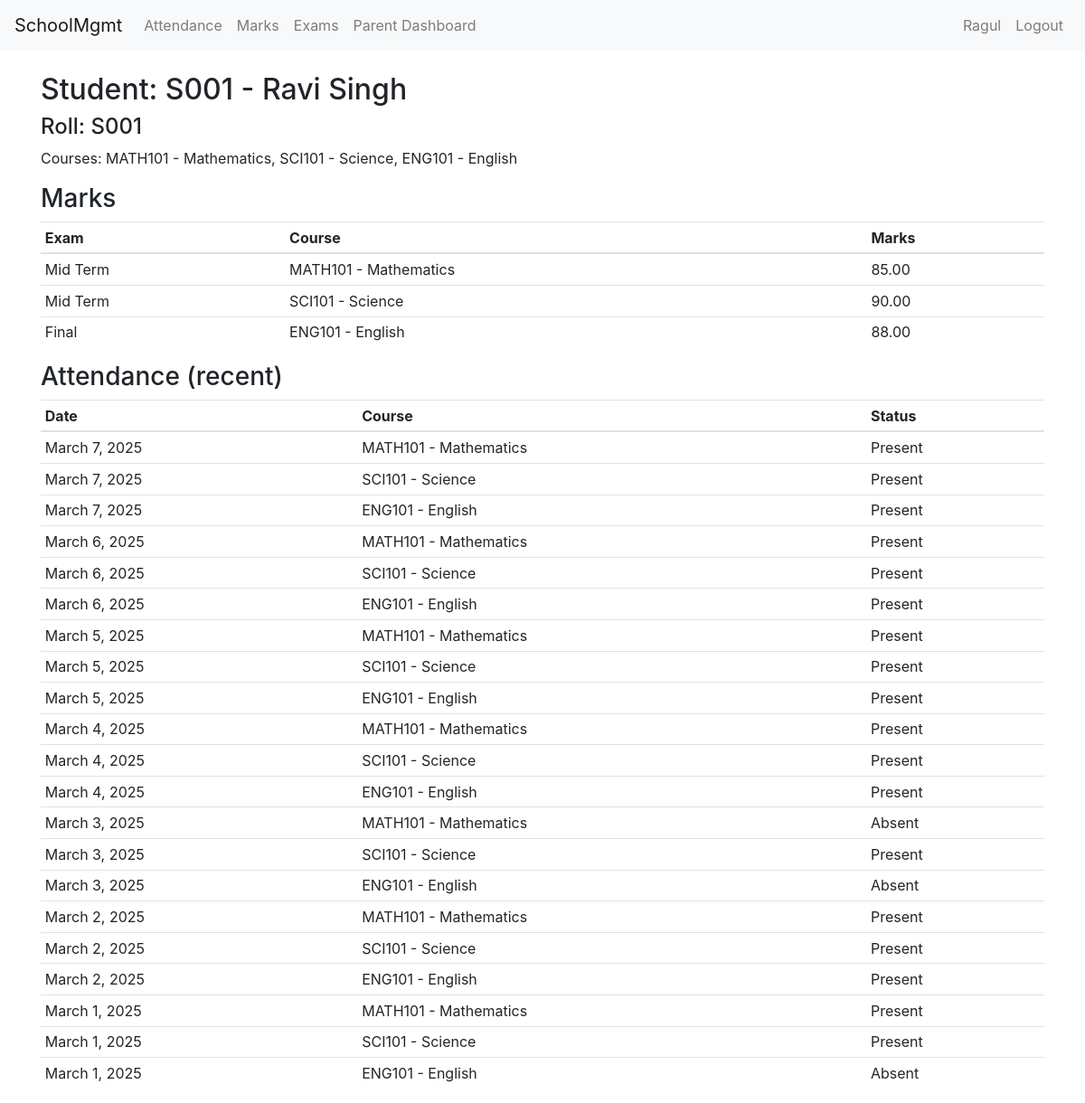
The page /student/1/ (signed in) on the database its author committed.
### core/models.py (models this page shows, shortened)
class Student(models.Model):
    user = models.OneToOneField(User, on_delete=models.CASCADE, related_name="student_profile")
    roll_no = models.CharField(max_length=30, unique=True)
    courses = models.ManyToManyField(Course, related_name="students", blank=True)
    parent = models.ForeignKey(Parent, on_delete=models.SET_NULL, null=True, blank=True, related_name="children")
    def __str__(self):
        return f"{self.roll_no} - {self.user.get_full_name() or self.user.username}"

class Course(models.Model):
    code = models.CharField(max_length=20, unique=True)
    name = models.CharField(max_length=200)
    teacher = models.ForeignKey(Teacher, on_delete=models.SET_NULL, null=True, blank=True, related_name="courses")
    def __str__(self):
        return f"{self.code} - {self.name}"

class Marks(models.Model):
    student = models.ForeignKey(Student, on_delete=models.CASCADE, related_name="marks")
    exam = models.ForeignKey(Exam, on_delete=models.CASCADE, related_name="marks")
    marks_obtained = models.DecimalField(max_digits=6, decimal_places=2)
    class Meta:
        unique_together = ("student", "exam")

class Exam(models.Model):
    course = models.ForeignKey(Course, on_delete=models.CASCADE, related_name="exams")
    name = models.CharField(max_length=200)
    date = models.DateField(default=timezone.now)

class Attendance(models.Model):
    student = models.ForeignKey(Student, on_delete=models.CASCADE, related_name="attendance")
    course = models.ForeignKey(Course, on_delete=models.CASCADE, related_name="attendance")
    date = models.DateField(default=timezone.now)
    present = models.BooleanField(default=True)
    class Meta:
        unique_together = ("student", "course", "date")

### core/views.py (the view)
# urls.py: path("student/<int:pk>/", views.student_detail, name="student_detail"),
@login_required
def student_detail(request, pk):
    student = get_object_or_404(Student, pk=pk)
    marks = student.marks.select_related("exam", "exam__course").all()
    attendance = student.attendance.select_related("course").all().order_by("-date")[:50]
    return render(request, "core/student_detail.html", {"student": student, "marks": marks, "attendance": attendance})

### core/templates/core/student_detail.html
{% extends "core/base.html" %}
{% block content %}
<h2>Student: {{ student }}</h2>
<h4>Roll: {{ student.roll_no }}</h4>
<p>Courses:
  {% for c in student.courses.all %} {{ c.code }} - {{ c.name }}{% if not forloop.last %}, {% endif %}{% endfor %}
</p>
<h3>Marks</h3>
<table class="table table-sm">
  <thead><tr><th>Exam</th><th>Course</th><th>Marks</th></tr></thead>
  <tbody>
    {% for m in marks %}
      <tr><td>{{ m.exam.name }}</td><td>{{ m.exam.course }}</td><td>{{ m.marks_obtained }}</td></tr>
    {% empty %}
      <tr><td colspan="3">No marks recorded.</td></tr>
    {% endfor %}
  </tbody>
</table>
<h3>Attendance (recent)</h3>
<table class="table table-sm">
  <thead><tr><th>Date</th><th>Course</th><th>Status</th></tr></thead>
  <tbody>
    {% for a in attendance %}
      <tr><td>{{ a.date }}</td><td>{{ a.course }}</td><td>{{ a.present|yesno:"Present,Absent" }}</td></tr>
    {% empty %}
      <tr><td colspan="3">No attendance records.</td></tr>
    {% endfor %}
  </tbody>
</table>
{% endblock %}

### core/templates/core/base.html (shortened to what this page needs)
<!DOCTYPE html>
<html>
  <head>
    <link
      href="https://cdn.jsdelivr.net/npm/bootstrap@4.6.2/dist/css/bootstrap.min.css"
      rel="stylesheet"
    />
    {% load static %}
  </head>
  <body>
    <nav class="navbar navbar-expand-lg navbar-light bg-light">
      <a class="navbar-brand" href="{% url 'core:index' %}">SchoolMgmt</a>
      <div class="collapse navbar-collapse">
        <ul class="navbar-nav mr-auto">
          {% if user.is_authenticated %}
          <li class="nav-item">
            <a class="nav-link" href="{% url 'core:attendance_entry' %}"
              >Attendance</a
            >
          </li>
          <li class="nav-item">
            <a class="nav-link" href="{% url 'core:marks_entry' %}">Marks</a>
          </li>
          <li class="nav-item">
            <a class="nav-link" href="{% url 'core:exam_create' %}">Exams</a>
          </li>
          <li class="nav-item">
            <a class="nav-link" href="{% url 'core:parent_dashboard' %}"
              >Parent Dashboard</a
            >
          </li>
          {% endif %}
        </ul>
        <ul class="navbar-nav">
          {% if user.is_authenticated %}
          <li class="nav-item">
            <a class="nav-link" href="#">{{ user.username }}</a>
          </li>
          <li class="nav-item">
            <form
              method="post"
              action="{% url 'logout' %}"
              style="display: inline"
            >
              <button
                type="submit"
                class="btn btn-link nav-link"
                style="padding: 10; border: none; background: none"
              >
                Logout
              </button>
            </form>
          </li>
          {% else %}
          <li class="nav-item">
            <a class="nav-link" href="{% url 'login' %}">Login</a>
          </li>
          {% endif %}
        </ul>
      </div>
    </nav>
    <div class="container mt-4">
       {% block content %}{% endblock %}
    </div>
  </body>
</html>

### rows shown on the page
Student: roll_no+user "S001 - Ravi Singh", roll_no "S001"
Course: code "MATH101", name "Mathematics"
Course: code "SCI101", name "Science"
Course: code "ENG101", name "English"
Marks: exam.name "Mid Term", exam.course "MATH101 - Mathematics", marks_obtained "85.00"
Marks: exam.name "Mid Term", exam.course "SCI101 - Science", marks_obtained "90.00"
Marks: exam.name "Final", exam.course "ENG101 - English", marks_obtained "88.00"
Attendance: date "March 7, 2025", course "MATH101 - Mathematics", present "Present"
Attendance: date "March 7, 2025", course "SCI101 - Science", present "Present"
Attendance: date "March 7, 2025", course "ENG101 - English", present "Present"
Attendance: date "March 6, 2025", course "MATH101 - Mathematics", present "Present"
Attendance: date "March 6, 2025", course "SCI101 - Science", present "Present"
Attendance: date "March 6, 2025", course "ENG101 - English", present "Present"
Attendance: date "March 5, 2025", course "MATH101 - Mathematics", present "Present"
Attendance: date "March 5, 2025", course "SCI101 - Science", present "Present"
Attendance: date "March 5, 2025", course "ENG101 - English", present "Present"
Attendance: date "March 4, 2025", course "MATH101 - Mathematics", present "Present"
Attendance: date "March 4, 2025", course "SCI101 - Science", present "Present"
Attendance: date "March 4, 2025", course "ENG101 - English", present "Present"
Attendance: date "March 3, 2025", course "MATH101 - Mathematics", present "Absent"
Attendance: date "March 3, 2025", course "SCI101 - Science", present "Present"
Attendance: date "March 3, 2025", course "ENG101 - English", present "Absent"
Attendance: date "March 2, 2025", course "MATH101 - Mathematics", present "Present"
Attendance: date "March 2, 2025", course "SCI101 - Science", present "Present"
Attendance: date "March 2, 2025", course "ENG101 - English", present "Present"
Attendance: date "March 1, 2025", course "MATH101 - Mathematics", present "Present"
Attendance: date "March 1, 2025", course "SCI101 - Science", present "Present"
Attendance: date "March 1, 2025", course "ENG101 - English", present "Absent"

### other values the page prints
{{ user.username }} "Ragul"
